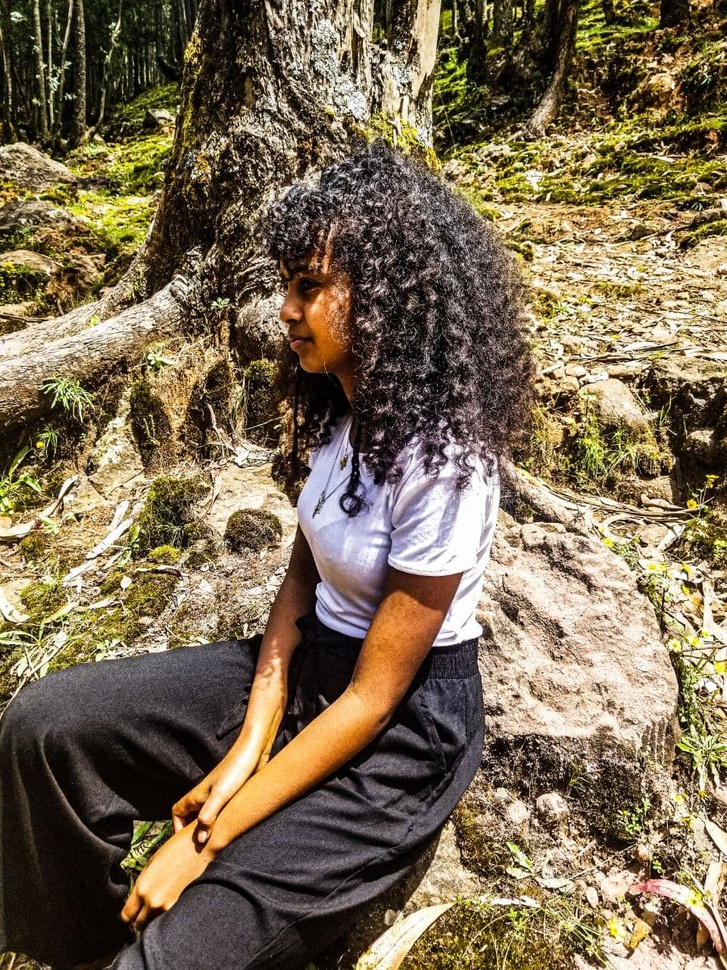
#> input picture fira-code/chapter_9/images/hilu.jpg, 727 x 970 px, shrunk from 960 x 1280 before the run
$ python simple_thersholding.py --image images/hilu.jpg
#> lines starting #> are read from the running program, lines starting #| are printed output that depends on the picture; after the words box and inside, x2 and y2 are one past the last pixel; in counts of white or black regions, pixels touching at a corner belong together
import sys

sys.path.append( r"C:\Users\gyon\Desktop\Open Cv\fira-code\general_chapter")

import imutils
import numpy as np
import argparse
import cv2
from matplotlib import pyplot as plt

ap = argparse.ArgumentParser()
ap.add_argument("-i", "--image", required=True, help="Path to image file")

args = vars(ap.parse_args())
image = cv2.imread(args['image'])
#> image is the input picture: shape (970, 727, 3); mean B, G, R 82.4, 107.3, 123.1


def simple_tresh(image_org, t_value):
#> called with t_value = 155
    image = cv2.cvtColor(image_org, cv2.COLOR_BGR2GRAY)
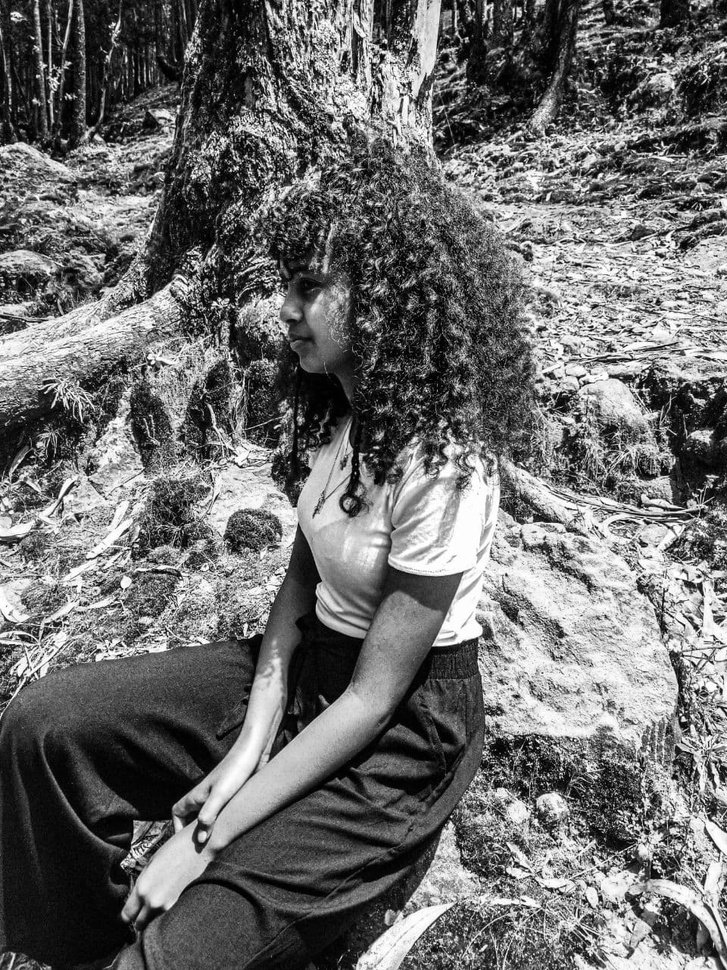
#> image: shape (970, 727); min 0, max 255, mean 109.2

    blurred = cv2.GaussianBlur(image, (5, 5), 0)

    (T, thresh) = cv2.threshold(blurred, t_value, 255, cv2.THRESH_BINARY)
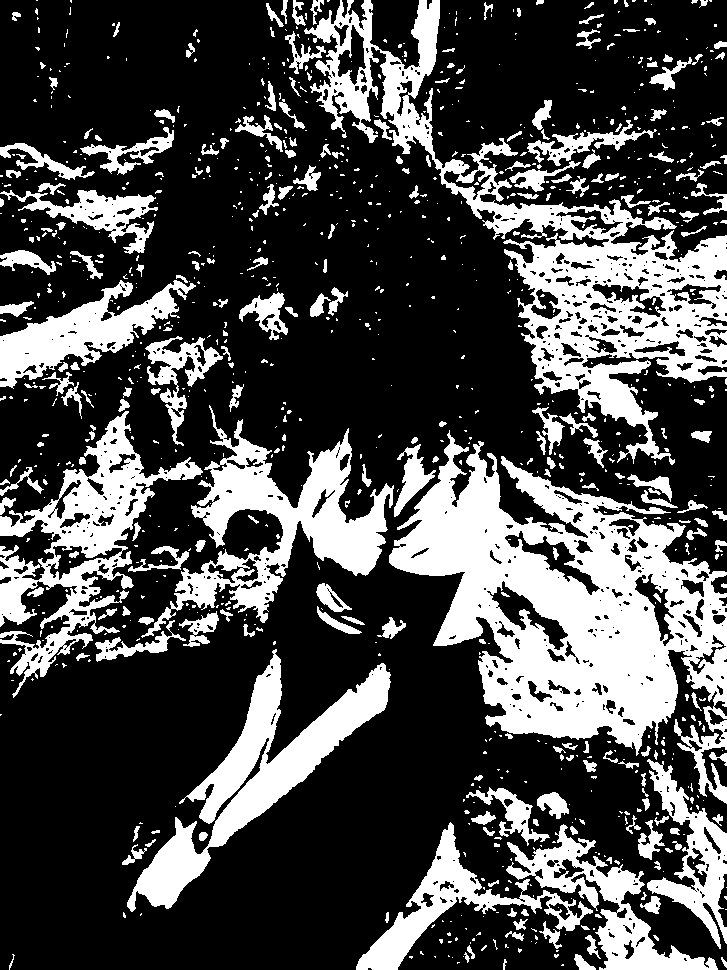
#> thresh: shape (970, 727); 29.2% white; 996 white regions (737 under 20 px), largest, box (x1, y1, x2, y2) and area: (389, 430, 727, 804) 53457, (304, 0, 727, 465) 37265, (141, 405, 394, 638) 16241
#> T = 155
    (T, threshInv) = cv2.threshold(blurred, 155, 255, cv2.THRESH_BINARY_INV)
    coins = cv2.bitwise_and(image_org, image_org, mask=threshInv)
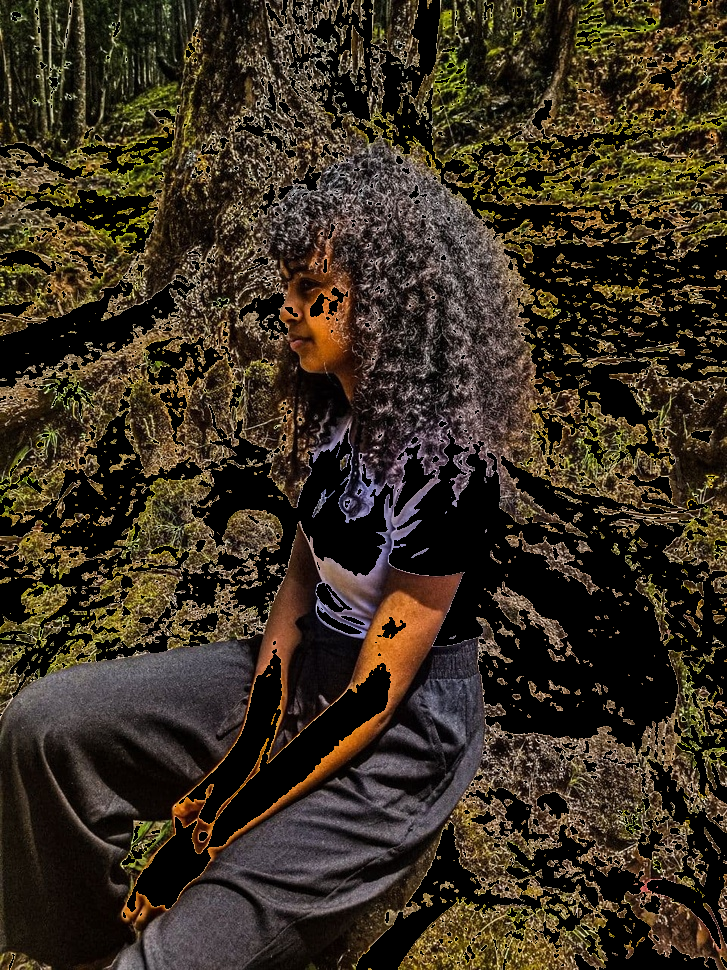
#> coins: shape (970, 727, 3); mean B, G, R 33.8, 48, 58.6
    print(coins.shape)
#| (970, 727, 3)

    return np.hstack([image_org, coins]), np.hstack([thresh, threshInv])

cv2.imshow("Coins", simple_tresh(image, 155)[0])
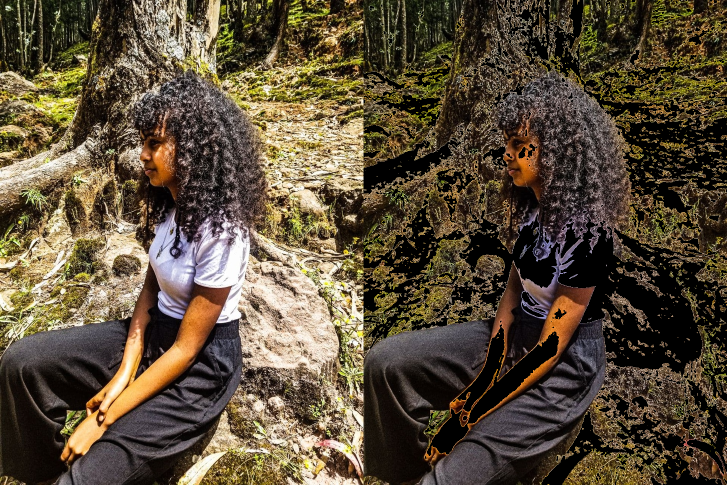
#> window 'Coins': shape (970, 1454, 3) (shown at 1/2 size); mean B, G, R 58.1, 77.6, 90.9
cv2.imshow("Thresholds", simple_tresh(image, 155)[1])
#| (970, 727, 3)
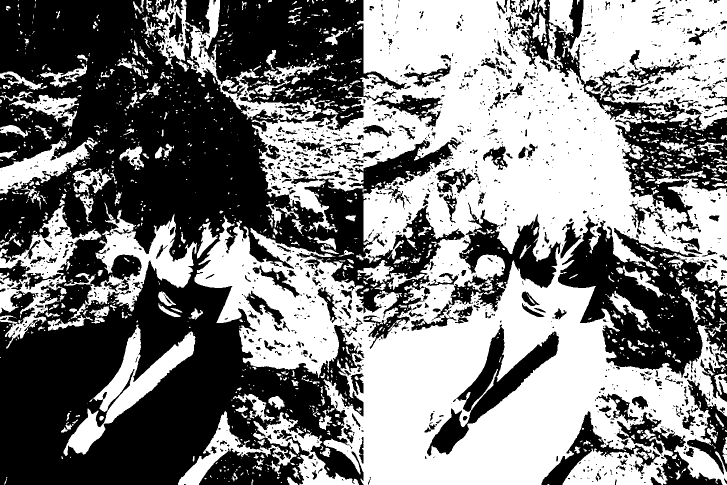
#> window 'Thresholds': shape (970, 1454) (shown at 1/2 size); 50% white; 1604 white regions (1181 under 20 px), largest, box (x1, y1, x2, y2) and area: (304, 0, 1454, 970) 514824, (1124, 0, 1454, 262) 54742, (141, 405, 394, 638) 16241

cv2.waitKey(0)

$ run again, on fira-code/chapter_9/images/beach.png
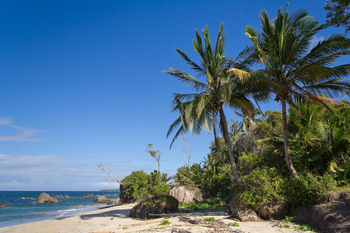
#> input picture fira-code/chapter_9/images/beach.png, 350 x 233 px
#> image is the input picture: shape (233, 350, 3); mean B, G, R 136, 110.4, 78.6
#> image: shape (233, 350)
#> in simple_tresh, `(T, thresh) = cv2.threshold(blurred, t_value, 255, cv2.THRESH_BINARY)`:
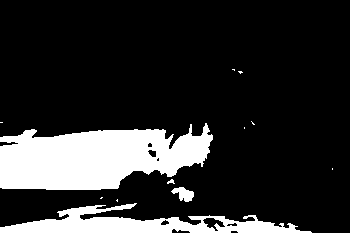
#> thresh: shape (233, 350); 17.7% white; 12 white regions (8 under 20 px), largest, box (x1, y1, x2, y2) and area: (0, 123, 213, 190) 10036, (0, 203, 312, 233) 4110, (171, 187, 194, 202) 202, (167, 179, 175, 184) 23
#> T = 155
#| (233, 350, 3)
#| (233, 350, 3)
#> `cv2.imshow("Thresholds", simple_tresh(image, 155)[1])`:
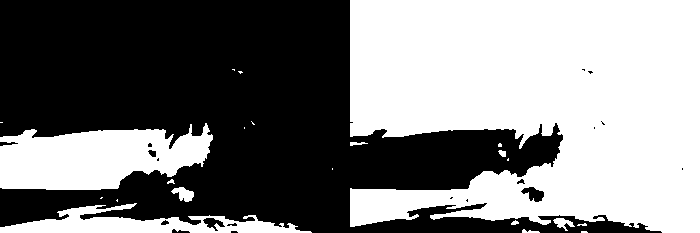
#> window 'Thresholds': shape (233, 700); 50% white; 22 white regions (12 under 20 px), largest, box (x1, y1, x2, y2) and area: (350, 0, 700, 233) 66805, (0, 123, 213, 190) 10036, (0, 203, 312, 233) 4110
